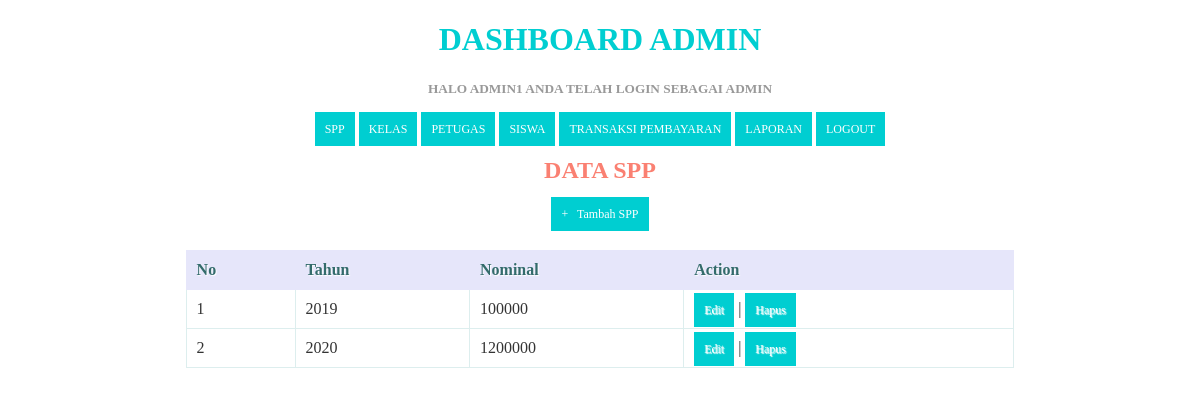
Screenshot of /spp.php (signed in) with the database file from the repository.
### tables this page shows
CREATE TABLE `spp` (
  `id_spp` int(11) NOT NULL,
  `tahun` int(11) NOT NULL,
  `nominal` int(11) NOT NULL
);

### spp.php (the view, shortened to what this page needs)
<!DOCTYPE html>
<html>
  <head>
  </head>
<body>
	<?php
  include ('header.php');
?>
    <center><h2>Data SPP</h2><center>
    <center><a href="tambah_spp.php">+ &nbsp; Tambah SPP</a><center>
    <br/>
    <table>
      <thead>
        <tr>
          <th>No</th>
          <th>Tahun</th>
          <th>Nominal</th>
          <th>Action</th>
        </tr>
    </thead>
    <tbody>
      <?php
      $query = "SELECT * FROM spp ORDER BY id_spp ASC";
      $result = mysqli_query($koneksi, $query);
      $no = 1;
      while($row = mysqli_fetch_assoc($result))
      {
      ?>
       <tr>
          <td><?php echo $no; ?></td>
          <td><?php echo $row['tahun']; ?></td>
          <td><?php echo substr($row['nominal'], 0, 20); ?></td>
          <td>
              <a href="edit_spp.php?id=<?php echo $row['id_spp']; ?>">Edit</a> |
              <a href="proses_hapusspp.php?id=<?php echo $row['id_spp']; ?>" onClick="return confirm('Anda yakin akan menghapus data ini?')">Hapus</a>
          </td>
      </tr>
      <?php
        $no++;
      }
      ?>
    </tbody>
    </table>
</body>
</html>

### spp.php (style rules this page uses)
* { font-family: "Trebuchet MS"; }
h2 { text-transform: uppercase; color: salmon; }
table { border: solid 1px #DDEEEE; border-collapse: collapse; border-spacing: 0; width: 70%; margin: 10px auto 10px auto; }
table thead th { background-color: #DDEFEF; border: solid 1px #DDEEEE; color: #336B6B; padding: 10px; text-align: left; text-shadow: 1px 1px 1px #fff; text-decoration: none; }
table tbody td { border: solid 1px #DDEEEE; color: #333; padding: 10px; text-shadow: 1px 1px 1px #fff; }
a { background-color: salmon; color: #fff; padding: 10px; text-decoration: none; font-size: 12px; }

### header.php (style rules this page uses)
* { font-family: "Trebuchet MS"; }
table { border: solid 1px #8A2BE2; border-collapse: collapse; border-spacing: 0; width: 70%; margin: 10px auto 10px auto; }
table thead th { background-color: #E6E6FA; border: solid 1px #E6E6FA; color: #336B6B; padding: 10px; text-align: left; text-shadow: 1px 1px 1px #fff; text-decoration: none; }
table tbody td { border: solid 1px #DDEEEE; color: #333; padding: 10px; text-shadow: 1px 1px 1px #fff; }
a { background-color: DarkTurquoise; color: #fff; padding: 10px; text-decoration: none; font-size: 12px; }

### rows the page displays
spp: tahun "2019", nominal "100000"
spp: tahun "2020", nominal "1200000"

### other values shown
$_SESSION['username'] "ADMIN1"
$_SESSION['level'] "ADMIN"
